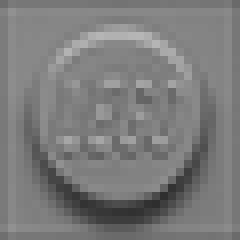
#> input picture data/1x1.png, 30 x 30 px (shown 8 times larger)
$ python image2image.py
#> lines starting #> are read from the running program, lines starting #| are printed output that depends on the picture; after the words box and inside, x2 and y2 are one past the last pixel; in counts of white or black regions, pixels touching at a corner belong together
"""
@author: Viet Nguyen <nhviet1009@gmail.com>
"""
import argparse
import csv
import cv2
import numpy as np
from colormath.color_objects import sRGBColor, LabColor
from colormath.color_diff import delta_e_cie1976
from colormath.color_conversions import convert_color
from itertools import product
from math import ceil


def get_args():
    parser = argparse.ArgumentParser("Lego-generator")
    parser.add_argument("--input", type=str, default="data/input.jpg", help="Path to input image")
    parser.add_argument("--output", type=str, default="data/output.jpg", help="Path to output image")
    parser.add_argument("--lego_colors", type=str, nargs='?', const="data/colors.csv", help="Path to csv of available LEGO colors")
    parser.add_argument("--stride", type=int, default=15, help="size of each lego brick")
    parser.add_argument("--overlay_ratio", type=float, default=0.2, help="Overlay width ratio")
    args = parser.parse_args()
    return args


def main(opt, colors):
    lego_brick = cv2.imread("data/1x1.png", cv2.IMREAD_COLOR)
#> lego_brick is the input picture: shape (30, 30, 3); min 47, max 182, mean 123.3
    lego_brick = cv2.resize(lego_brick, (opt.stride, opt.stride)).astype(np.int64)
    lego_brick[lego_brick < 33] = -100
    lego_brick[(33 <= lego_brick) & (lego_brick <= 233)] -= 133
    lego_brick[lego_brick > 233] = 100

    image = cv2.imread(opt.input, cv2.IMREAD_COLOR)
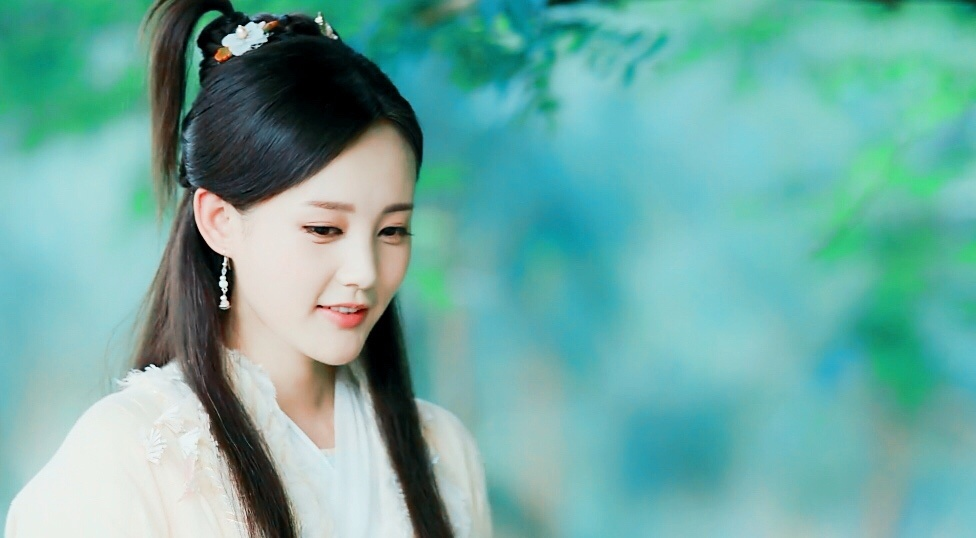
#> input picture data/input.jpg, 976 x 538 px
#> image is the input picture: shape (538, 976, 3); mean B, G, R 162.7, 170.2, 111
    image = cv2.resize(image, (ceil(image.shape[1]/opt.stride)*opt.stride, ceil(image.shape[0]/opt.stride)*opt.stride))
#> image: shape (540, 990, 3)
    height, width, num_channels = image.shape
#> height = 540; width = 990; num_channels = 3
    blank_image = np.zeros((height, width, 3), np.uint8)
    for i, j in product(range(int(width / opt.stride)), range(int(height / opt.stride))):
        partial_image = image[j * opt.stride: (j + 1) * opt.stride,
                        i * opt.stride: (i + 1) * opt.stride, :]
        avg_color = np.mean(np.mean(partial_image, axis=0), axis=0)
        if colors:
            avg_lab = convert_color(sRGBColor(*avg_color, True), LabColor)
            close_lab = findClosest(avg_lab, colors)
            avg_color = [x*255 for x in convert_color(close_lab,sRGBColor).get_value_tuple()]
        blank_image[j * opt.stride: (j + 1) * opt.stride, i * opt.stride: (i + 1) * opt.stride,
        :] = np.clip(avg_color + lego_brick, 0, 255)
#> this loop made 2376 passes
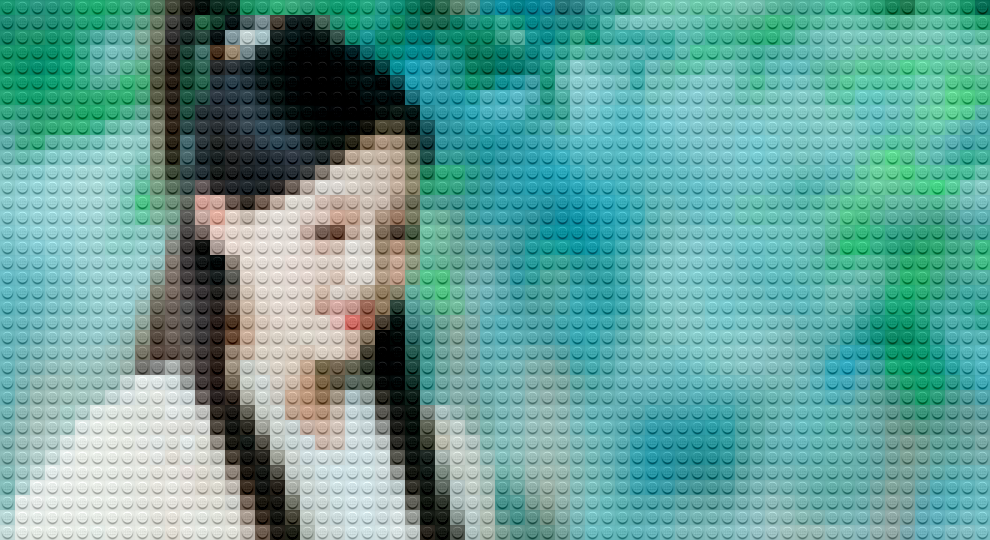
#> blank_image: shape (540, 990, 3); mean B, G, R 152.8, 160.2, 101.4
    if opt.overlay_ratio:
        height, width, _ = blank_image.shape
        overlay = cv2.resize(image, (int(width * opt.overlay_ratio), int(height * opt.overlay_ratio)))
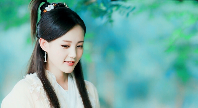
#> overlay: shape (108, 198, 3); mean B, G, R 162.6, 170, 110.9
        blank_image[height - int(height * opt.overlay_ratio):, width - int(width * opt.overlay_ratio):, :] = overlay
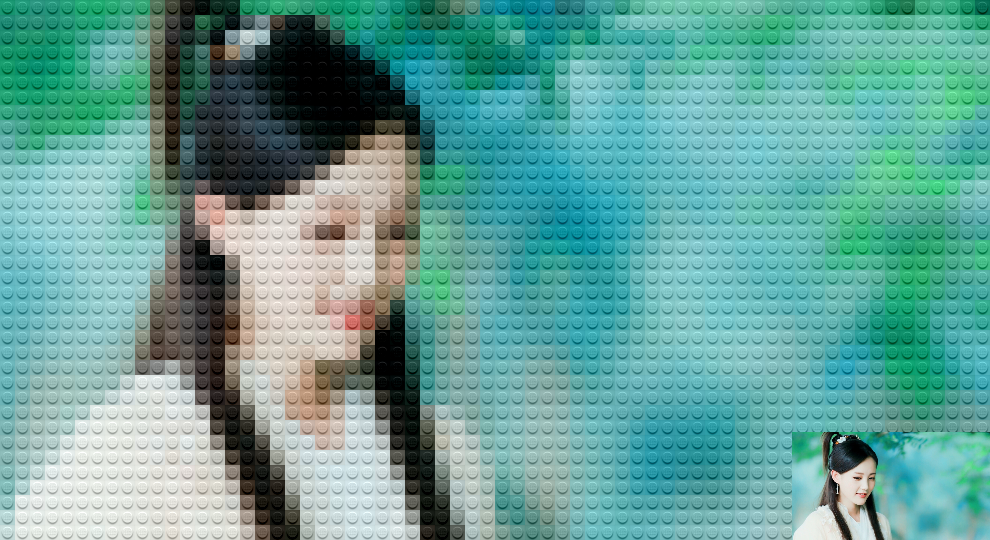
#> blank_image: shape (540, 990, 3); 4% of pixels changed, all inside (x1, y1, x2, y2) = (792, 432, 990, 540)
    cv2.imwrite(opt.output, blank_image)

def loadColors(fname):
    colors = []
    with open(fname, newline='') as csvfile:
        reader = csv.DictReader(csvfile)
        for row in reader:
            if not row['R'] or not row['G'] or not row['B']:
                continue
            c = sRGBColor(int(row['R']), int(row['G']), int(row['B']), True)
            colors.append(convert_color(c, LabColor))
    return colors

def findClosest(curr, colors):
    minv = float('inf')
    minc = curr
    for col in colors:
        de = delta_e_cie1976(curr,col)
        if de < minv:
            minv = de
            minc = col
    return minc

if __name__ == '__main__':
    opt = get_args()
    lego_colors = None
    if opt.lego_colors:
        lego_colors = loadColors(opt.lego_colors)
    main(opt, lego_colors)
